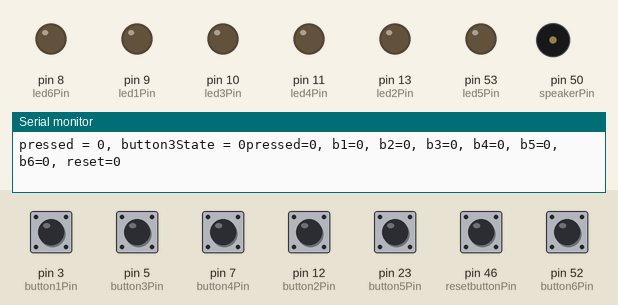
The sketch below on a simulated Arduino Mega 2560, built with avr-gcc and run on an emulated ATmega2560. Parts: output pins drawn as LEDs (lit = HIGH), buzzer (waves = sounding), the last lines printed to the serial monitor. The inputs (shaded band) are chosen by the test bench; at power-on: pin 3 (button1Pin), pin 5 (button3Pin), pin 7 (button4Pin), pin 12 (button2Pin), pin 23 (button5Pin), pin 46 (resetbuttonPin), pin 52 (button6Pin) LOW.

Above: at 1.2 s.
1.3 s: pin 3 (button1Pin) pulled HIGH for 0.15 s
At 2.8 s:
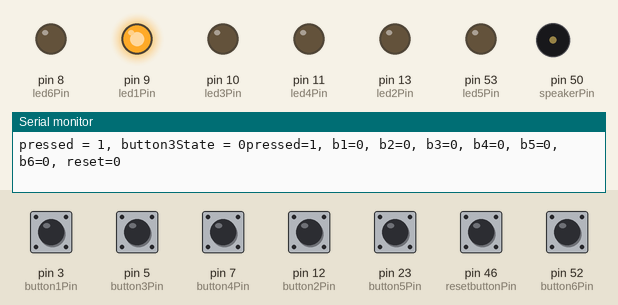
3.1 s: pin 46 (resetbuttonPin) pulled HIGH for 0.15 s
At 4.4 s:
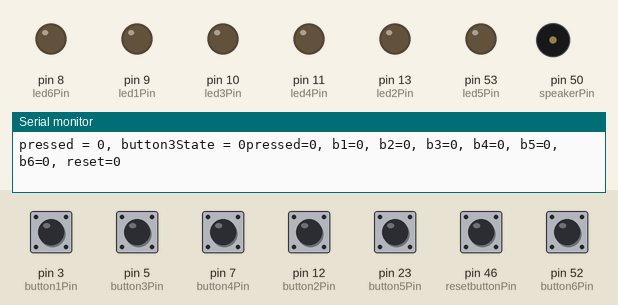
6.2 s: pin 5 (button3Pin) pulled HIGH for 0.15 s
At 7.0 s:
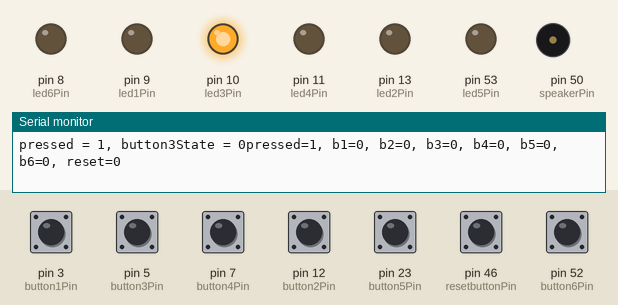
8.0 s: pin 46 (resetbuttonPin) pulled HIGH for 1 s
At 9.1 s:
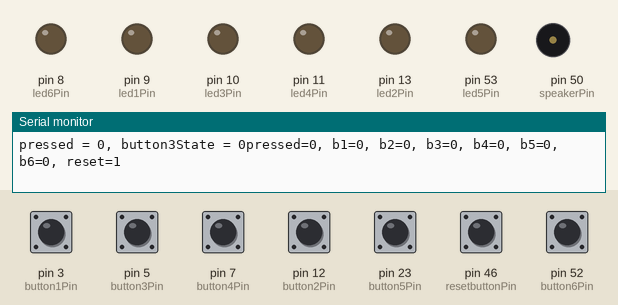
12.0 s: pin 7 (button4Pin) pulled HIGH for 0.15 s
At 12.7 s:
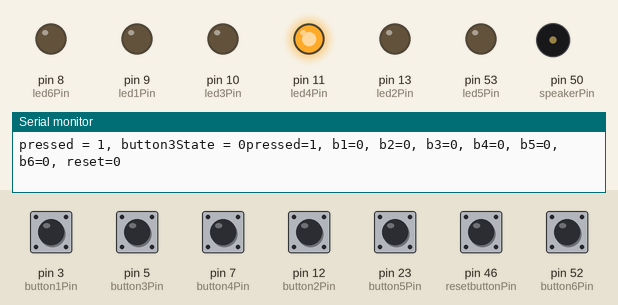
Timing chart, 0 to 14.8 s (numbered marks = the images above; inputs shaded):
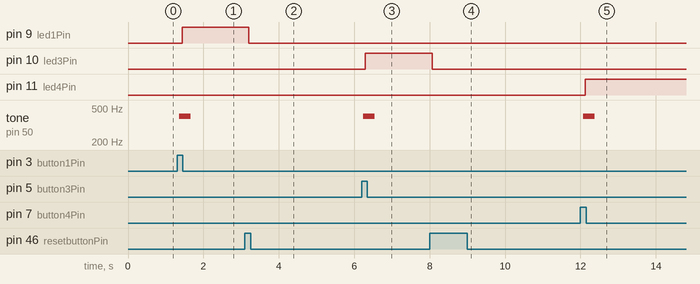

Measured:
- after the input at 1.3 s, pin 9 (led1Pin): LOW → HIGH after 0.14 s; tone on pin 50 (speakerPin): silent → 400 Hz after 0.06 s, → silent 0.30 s later
- after the input at 3.1 s, pin 9 (led1Pin): HIGH → LOW after 0.10 s
- after the input at 6.2 s, pin 10 (led3Pin): LOW → HIGH after 0.10 s; tone on pin 50 (speakerPin): silent → 400 Hz at once, → silent 0.30 s later
- after the input at 8.0 s, pin 10 (led3Pin): HIGH → LOW after 0.07 s
- after the input at 12.0 s, pin 11 (led4Pin): LOW → HIGH after 0.13 s; tone on pin 50 (speakerPin): silent → 400 Hz after 0.07 s, → silent 0.30 s later

The sketch:

buzzer_tester_csde_rop__1_.ino
```cpp
//Red 1
const int button1Pin = 3;     // the number of the pushbutton pin
const int led1Pin = 9;        // the number of the LED pin

//Red 2
const int button2Pin = 12;     // the number of the pushbutton pin
const int led2Pin = 13;       // the number of the LED pin

//Red3
const int button3Pin = 5;     // the number of the pushbutton pin
const int led3Pin = 10;       // the number of the LED pin

//Red 4
const int button4Pin = 7;     // the number of the pushbutton pin
const int led4Pin = 11;       // the number of the LED pin

//Blue 1
const int button5Pin = 23;     // the number of the pushbutton pin
const int led5Pin = 53;       // the number of the LED pin

//Blue 2
const int button6Pin = 52;     // the number of the pushbutton pin
const int led6Pin = 8;       // the number of the LED pin
const int resetbuttonPin = 46;
const int speakerPin = 50;

int bluetone = 400;
int redtone = 400;

// variables will change:
int button1State = 0;         // variable for reading the pushbutton status
int led1State = 0;          // variable for holding the LED state
int button2State = 0;
int led2State = 0;
int button3State = 0;
int led3State = 0;
int button4State = 0;
int led4State = 0;
int button5State = 0;
int led5State = 0;
int button6State = 0;
int led6State = 0;
int resetbuttonState = 0;
int speakerState = 0;

int speakerDuration = 300;

bool pressed = false;

void setup() {
  pinMode(led1Pin, OUTPUT);      // initialize LED as an output
  pinMode(button1Pin, INPUT);    // initialize pushbutton as an input
  pinMode(led2Pin, OUTPUT);      // initialize LED as an output
  pinMode(button2Pin, INPUT);    // initialize pushbutton as an input
  pinMode(led3Pin, OUTPUT);      // initialize LED as an output
  pinMode(button3Pin, INPUT);    // initialize pushbutton as an input
  pinMode(led4Pin, OUTPUT);      // initialize LED as an output
  pinMode(button4Pin, INPUT);    // initialize pushbutton as an input
  pinMode(led5Pin, OUTPUT);      // initialize LED as an output
  pinMode(button5Pin, INPUT);    // initialize pushbutton as an input
  pinMode(led6Pin, OUTPUT);      // initialize LED as an output
  pinMode(button6Pin, INPUT);    // initialize pushbutton as an input
  pinMode(resetbuttonPin, INPUT);
  pinMode(speakerPin, OUTPUT);
  Serial.begin(9600);
}

void printButtonStates() {
  Serial.print("pressed=");
  Serial.print(pressed);
  Serial.print(", b1=");
  Serial.print(button1State);
  Serial.print(", b2=");
  Serial.print(button2State);
  Serial.print(", b3=");
  Serial.print(button3State);
  Serial.print(", b4=");
  Serial.print(button4State);
  Serial.print(", b5=");
  Serial.print(button5State);
  Serial.print(", b6=");
  Serial.print(button6State);
  Serial.print(", reset=");
  Serial.println(resetbuttonState);
}

void loop() {


  button1State = digitalRead(button1Pin);   // read the state of the pushbutton
  Serial.print("pressed = ");
  Serial.print(pressed);
  if (button1State == HIGH && pressed == false) {              // check if pushbutton is pressed
   if (led1State == LOW) {                // check if LED is off
      led1State = HIGH;                    // turn LED on
      pressed = true;
      tone(speakerPin, bluetone, speakerDuration);
    }
  }

  //led2 and button2

   button2State = digitalRead(button2Pin);   // read the state of the pushbutton
  if (button2State == HIGH  && pressed == false) {              // check if pushbutton is pressed
    if (led2State == LOW) {                // check if LED is off
      led2State = HIGH;                    // turn LED on
      pressed = true;
      tone(speakerPin, bluetone, speakerDuration);
    }
  }

  //led3 and button3

  button3State = digitalRead(button3Pin);   // read the state of the pushbutton
  Serial.print(", button3State = ");
  Serial.print(button3State);
  if (button3State == HIGH && pressed == false) {              // check if pushbutton is pressed
    if (led3State == LOW) {                // check if LED is off
      led3State = HIGH;                    // turn LED on
      pressed = true;
      tone(speakerPin, bluetone, speakerDuration);
    }
  }

  //led 4 and button 4

  button4State = digitalRead(button4Pin);   // read the state of the pushbutton
  //button4State = HIGH;

  if (button4State == HIGH && pressed == false) {              // check if pushbutton is pressed
    if (led4State == LOW) {                // check if LED is off
      led4State = HIGH;                    // turn LED on
      pressed = true;
      tone(speakerPin, redtone, speakerDuration);
    }
  }

  //led 5 and button 5

  button5State = digitalRead(button5Pin);   // read the state of the pushbutton

  if (button5State == HIGH && pressed == false) {              // check if pushbutton is pressed
    if (led5State == LOW) {                // check if LED is off
      led5State = HIGH;                    // turn LED on
      pressed = true;
      tone(speakerPin, redtone, speakerDuration);
    }
  }

   button6State = digitalRead(button6Pin);   // read the state of the pushbutton
  if (button6State == HIGH && pressed == false) {              // check if pushbutton is pressed
    if (led6State == LOW) {                // check if LED is off
      led6State = HIGH;                    // turn LED on
      pressed = true;
      tone(speakerPin, redtone, speakerDuration);
    }
  }

  resetbuttonState = digitalRead(resetbuttonPin);
  printButtonStates();
  int otherButtonsState = button1State || button2State || button3State || button4State || button5State || button6State;
  if (resetbuttonState == HIGH && otherButtonsState == LOW) {
  //if (resetbuttonState == HIGH) {
    led1State = LOW;
    led2State = LOW;
    led3State = LOW;
    led4State = LOW;
    led5State = LOW;
    led6State = LOW;
    pressed = false;
  }
  digitalWrite(led1Pin, led1State); // update LED state
  digitalWrite(led2Pin, led2State); // update LED state
  digitalWrite(led3Pin, led3State); // update LED state
  digitalWrite(led4Pin, led4State); // update LED state
  digitalWrite(led5Pin, led5State); // update LED state
  digitalWrite(led6Pin, led6State); // update LED state


}
```
